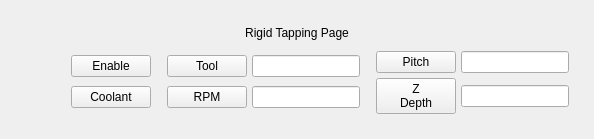
                <widget class="QWidget" name="page_4">
                 <layout class="QGridLayout" name="gridLayout_31">
                  <item row="0" column="0">
                   <widget class="QWidget" name="widget_8" native="true"/>
                  </item>
                  <item row="1" column="0">
                   <widget class="QWidget" name="widget_7" native="true">
                    <layout class="QGridLayout" name="gridLayout_43">
                     <item row="1" column="3">
                      <widget class="QWidget" name="widget_14" native="true">
                       <layout class="QGridLayout" name="gridLayout_42">
                        <property name="leftMargin">
                         <number>5</number>
                        </property>
                        <property name="topMargin">
                         <number>5</number>
                        </property>
                        <property name="rightMargin">
                         <number>5</number>
                        </property>
                        <property name="bottomMargin">
                         <number>5</number>
                        </property>
                        <property name="spacing">
                         <number>5</number>
                        </property>
                        <item row="1" column="0">
                         <widget class="QPushButton" name="tapToolBtn_4">
                          <property name="text">
                           <string>Z
Depth</string>
                          </property>
                          <property name="checkable">
                           <bool>true</bool>
                          </property>
                          <property name="labelName" stdset="0">
                           <string>tapZdepthLbl</string>
                          </property>
                          <attribute name="buttonGroup">
                           <string notr="true">holeOpBtnGrp</string>
                          </attribute>
                         </widget>
                        </item>
                        <item row="1" column="1">
                         <widget class="QLineEdit" name="tapZdepthLbl">
                          <property name="readOnly">
                           <bool>true</bool>
                          </property>
                         </widget>
                        </item>
                        <item row="0" column="0">
                         <widget class="QPushButton" name="tapToolBtn_2">
                          <property name="text">
                           <string>Pitch</string>
                          </property>
                          <property name="checkable">
                           <bool>true</bool>
                          </property>
                          <property name="labelName" stdset="0">
                           <string>tapPitchLbl</string>
                          </property>
                          <attribute name="buttonGroup">
                           <string notr="true">holeOpBtnGrp</string>
                          </attribute>
                         </widget>
                        </item>
                        <item row="0" column="1">
                         <widget class="QLineEdit" name="tapPitchLbl">
                          <property name="readOnly">
                           <bool>true</bool>
                          </property>
                         </widget>
                        </item>
                       </layout>
                      </widget>
                     </item>
                     <item row="1" column="1">
                      <widget class="QWidget" name="gridWidget" native="true">
                       <layout class="QGridLayout" name="gridLayout_34">
                        <property name="leftMargin">
                         <number>5</number>
                        </property>
                        <property name="topMargin">
                         <number>5</number>
                        </property>
                        <property name="rightMargin">
                         <number>5</number>
                        </property>
                        <property name="bottomMargin">
                         <number>5</number>
                        </property>
                        <property name="spacing">
                         <number>5</number>
                        </property>
                        <item row="0" column="0">
                         <widget class="QPushButton" name="rigidTapEnableBtn">
                          <property name="text">
                           <string>Enable</string>
                          </property>
                          <property name="checkable">
                           <bool>true</bool>
                          </property>
                         </widget>
                        </item>
                        <item row="1" column="0">
                         <widget class="QPushButton" name="rigidTapCoolantBtn">
                          <property name="text">
                           <string>Coolant</string>
                          </property>
                          <property name="checkable">
                           <bool>true</bool>
                          </property>
                         </widget>
                        </item>
                       </layout>
                      </widget>
                     </item>
                     <item row="1" column="2">
                      <widget class="QWidget" name="widget_13" native="true">
                       <layout class="QGridLayout" name="gridLayout_41">
                        <property name="leftMargin">
                         <number>5</number>
                        </property>
                        <property name="topMargin">
                         <number>5</number>
                        </property>
                        <property name="rightMargin">
                         <number>5</number>
                        </property>
                        <property name="bottomMargin">
                         <number>5</number>
                        </property>
                        <property name="spacing">
                         <number>5</number>
                        </property>
                        <item row="0" column="2">
                         <widget class="QLineEdit" name="tapToolLbl">
                          <property name="readOnly">
                           <bool>true</bool>
                          </property>
                         </widget>
                        </item>
                        <item row="0" column="0">
                         <widget class="QPushButton" name="tapToolBtn">
                          <property name="text">
                           <string>Tool</string>
                          </property>
                          <property name="checkable">
                           <bool>true</bool>
                          </property>
                          <property name="labelName" stdset="0">
                           <string>tapToolLbl</string>
                          </property>
                          <attribute name="buttonGroup">
                           <string notr="true">holeOpBtnGrp</string>
                          </attribute>
                         </widget>
                        </item>
                        <item row="2" column="2">
                         <widget class="QLineEdit" name="tapRpmLbl">
                          <property name="readOnly">
                           <bool>true</bool>
                          </property>
                         </widget>
                        </item>
                        <item row="2" column="0">
                         <widget class="QPushButton" name="tapToolBtn_3">
                          <property name="text">
                           <string>RPM</string>
                          </property>
                          <property name="checkable">
                           <bool>true</bool>
                          </property>
                          <property name="labelName" stdset="0">
                           <string>tapRpmLbl</string>
                          </property>
                          <attribute name="buttonGroup">
                           <string notr="true">holeOpBtnGrp</string>
                          </attribute>
                         </widget>
                        </item>
                       </layout>
                      </widget>
                     </item>
                     <item row="1" column="0">
                      <spacer name="horizontalSpacer_5">
                       <property name="orientation">
                        <enum>Qt::Horizontal</enum>
                       </property>
                       <property name="sizeHint" stdset="0">
                        <size>
                         <width>40</width>
                         <height>20</height>
                        </size>
                       </property>
                      </spacer>
                     </item>
                     <item row="0" column="0" colspan="4">
                      <widget class="QLabel" name="label_32">
                       <property name="text">
                        <string>Rigid Tapping Page</string>
                       </property>
                       <property name="alignment">
                        <set>Qt::AlignCenter</set>
                       </property>
                      </widget>
                     </item>
                    </layout>
                   </widget>
                  </item>
                 </layout>
                </widget>
